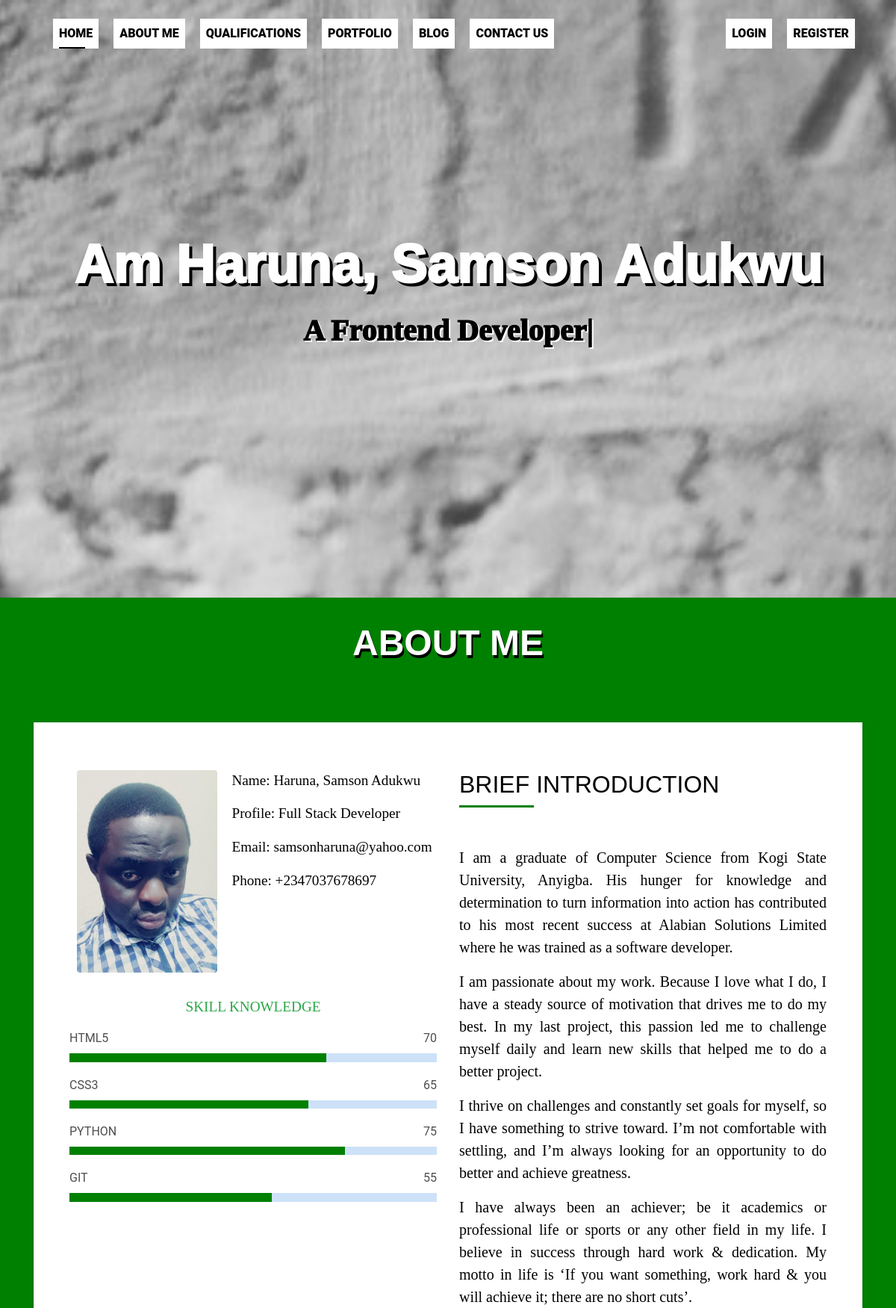
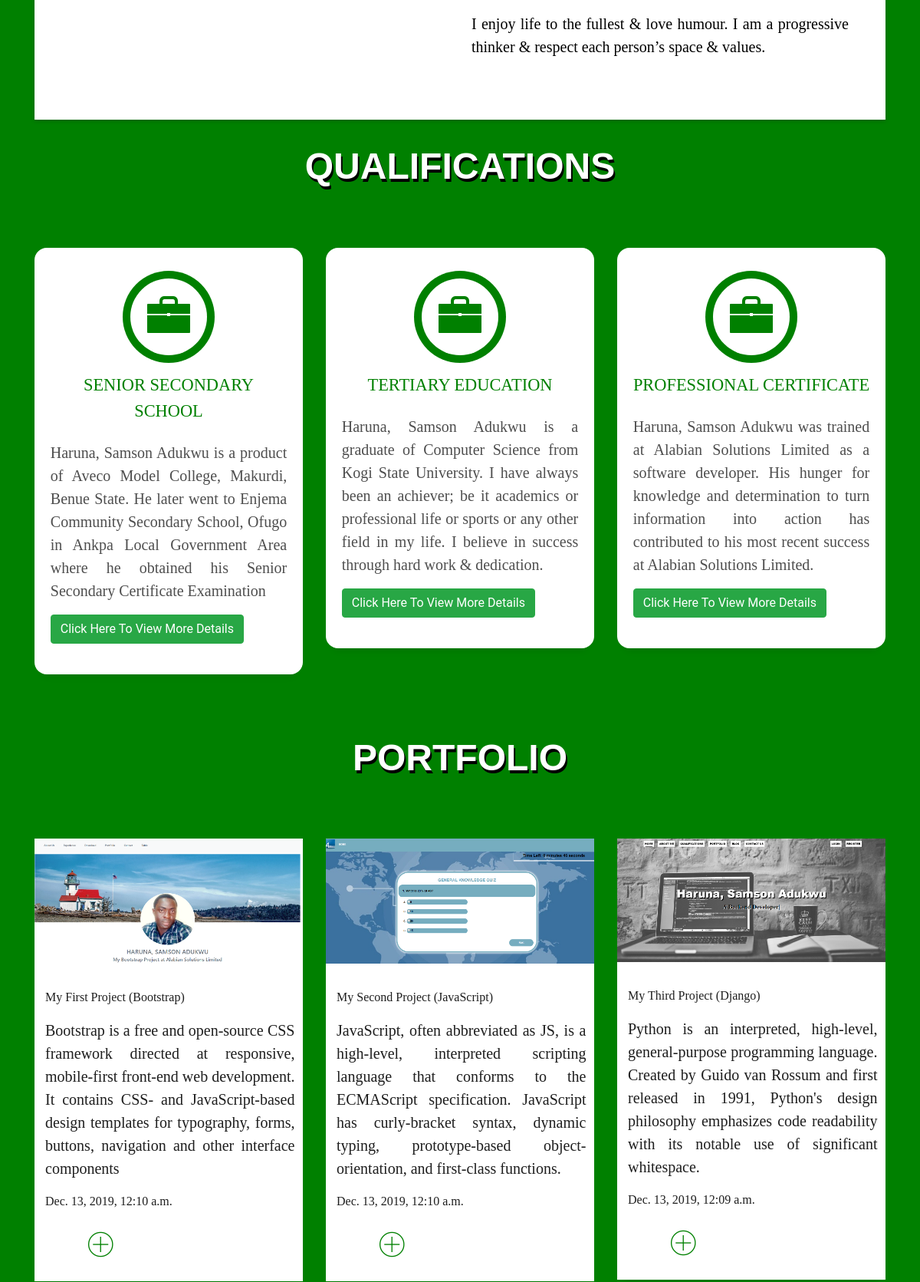
The page / (upper part) on the database its author committed (2 pictures, top to bottom).
### frontend_app/models.py (models this page shows, shortened)
class Home(models.Model):
	background_img = models.ImageField(verbose_name = 'Background Image', blank=True, null=True)
	name = models.CharField(verbose_name = 'Profile Name', max_length=100, default=None)
	home_desc = models.CharField(verbose_name = 'Home Description', max_length=200)

class About(models.Model):
	about_img = models.ImageField(verbose_name = 'Background Image', blank=True, null=True)
	name = models.CharField(verbose_name = 'Full Name', max_length=100, default=None)
	about_desc = models.CharField(verbose_name = 'About Description', max_length=100)
	email = models.EmailField(default=None, max_length=254, blank=False, unique=True,
		        error_messages={'required': 'Please provide your email address.',
		                        'unique': 'An account with this email exist.'},)
	phone_number = models.CharField(verbose_name = 'Mobile Number' , blank=True, null=True, max_length=20)
	about_cont = models.TextField(verbose_name = 'About Content')
	HTML5 = models.CharField(verbose_name = 'HTML5' , blank=True, null=True, max_length=3)
	CSS3 = models.CharField(verbose_name = 'CSS3' , blank=True, null=True, max_length=3)
	PYTHON = models.CharField(verbose_name = 'PHYHON' , blank=True, null=True, max_length=3)
	GIT = models.CharField(verbose_name = 'GIT' , blank=True, null=True, max_length=3)

class Qualification(models.Model):
	qualification_title = models.CharField(verbose_name='Qualification Description', max_length=100, default=None)
	qualification_desc = models.TextField(verbose_name='Qualification Content')

class Portfolio(models.Model):
	portfolio_img = models.ImageField(verbose_name = 'Portfolio Image', blank=True, null=True)
	portfolio_title = models.CharField(verbose_name='Portfolio Title', max_length=100)
	portfolio_desc = models.TextField(verbose_name='Portfolio Description')
	last_edited = models.DateTimeField(auto_now = True)

### frontend_app/views.py (the view)
# urls.py: path('', views.index, name='index'),
def index(request):
	show_home = Home.objects.all()
	show_about = About.objects.all()
	show_qualification = Qualification.objects.all()
	show_portfolio = Portfolio.objects.all()
	index_dict = {
		'home_list':show_home,
		'about_list':show_about,
		'qualification_list':show_qualification,
		'portfolio_list':show_portfolio,
	}
	return render(request, 'frontend_app/index.html', context=index_dict)

### templates/frontend_app/index.html (shortened to what this page needs)
{% extends 'frontend_app/base.html' %}
{% load static %}
{% block content %}
  {% for home in home_list %}
  <div id="home" class="intro route bg-image" style="background-image: url({{home.background_img.url}})">
    <div class="overlay-itro"></div>
    <div class="intro-content display-table">
      <div class="table-cell">
        <div class="container">
           <h1 class="intro-title mb-3">{{home.name}}</h1>
          <p class="intro-subtitle"><span class="text-slider-items">{{home.home_desc}}</span><strong class="text-slider"></strong></p>
        </div>
      </div>
    </div>
  </div>
  {% endfor %}
  <section id="about" class="about-mf sect-pt4 route">
    <div class="title-box text-center">
      <h3 class="title-a">
      ABOUT ME
      </h3>
      <div class="line-mf"></div>
    </div>
     <div class="container">
      <div class="row">
        <div class="col-sm-12">
          <div class="box-shadow-full">
            <div class="row">
            {% if about_list %}
                {% for about in about_list %}
              <div class="col-md-6">
                <div class="row">
                  <div class="col-sm-6 col-md-5">
                    <div class="about-img">
                      <img src="{{about.about_img.url}}" class="img-fluid rounded b-shadow-a" alt="">
                    </div>
                  </div>
                  <div class="col-sm-6 col-md-7">
                    <div class="about-info">
                      <p><span class="title-s">Name: </span> <span class="title-s">{{about.name}}</span></p>
                      <p><span class="title-s">Profile: </span> <span class="title-s">{{ about.about_desc }}</span></p>
                      <p><span class="title-s">Email: </span> <span class="title-s">{{about.email}}</span></p>
                      <p><span class="title-s">Phone: </span> <span class="title-s">{{about.phone_number}}</span></p>
                    </div>
                  </div>
                </div>
                <div class="skill-mf">
                  <p class="title-s text-success text-center"><strong>SKILL KNOWLEDGE</strong></p>
                  <span>HTML5</span> <span class="pull-right">{{about.HTML5}}</span>
                  <div class="progress">
                    <div class="progress-bar" role="progressbar" style="width: {{about.HTML5}}%;" aria-valuenow="{{about.HTML5}}" aria-valuemin="0"
                      aria-valuemax="100"></div>
                  </div>
                  <span>CSS3</span> <span class="pull-right">{{about.CSS3}}</span>
                  <div class="progress">
                    <div class="progress-bar" role="progressbar" style="width: {{about.CSS3}}%;" aria-valuenow="{{about.CSS3}}" aria-valuemin="0"
                      aria-valuemax="100"></div>
                  </div>
                  <span>PYTHON</span> <span class="pull-right">{{about.PYTHON}}</span>
                  <div class="progress">
                    <div class="progress-bar" role="progressbar" style="width: {{about.PYTHON}}%;" aria-valuenow="{{about.PYTHON}}" aria-valuemin="0"
                      aria-valuemax="100"></div>
                  </div>
                  <span>GIT</span> <span class="pull-right">{{about.GIT}}</span>
                  <div class="progress">
                    <div class="progress-bar" role="progressbar" style="width: {{about.GIT}}%;" aria-valuenow="{{about.GIT}}" aria-valuemin="0"
                      aria-valuemax="100"></div>
                  </div>
                </div>
              </div>
              <div class="col-md-6">
                <div class="about-me pt-2 pt-md-0">
                  <div class="title-box-2">
                    <h5 class="title-left">
                      BRIEF INTRODUCTION
                    </h5>
                  </div>
                  <span class="lead para">{{about.about_cont | linebreaks}}</span>
                </div>
              </div>
              {% endfor %}
              {% else %}
              <p>Please Insert Content Here</p>
            {% endif %}
            </div>
          </div>
        </div>
      </div>
    </div>
  </section>
  <section id="qualifications" class="services-mf route">
    <div class="container">
      <div class="row">
        <div class="col-sm-12">
          <div class="title-box text-center">
            <h3 class="title-a">
            qualifications
            </h3>
            <div class="line-mf"></div>
          </div>
        </div>
      </div>
      <div class="row">
        {% if qualification_list %}
          {% for qualification in qualification_list %}
        <div class="col-md-4">
          <div class="service-box">
            <div class="service-ico">
              <span class="ico-circle"><i class="ion-briefcase"></i></span>
            </div>
            <div class="service-content">
              <p class="s-title">{{qualification.qualification_title}}</p>
              <p class="s-description para lead">{{qualification.qualification_desc}}</p>
               <a href="static/frontend_app/files/Haruna, Samson Adukwu CV.pdf" target="_blank" class="btn btn-success">Click Here To View More Details</a>
            </div>
          </div>
        </div>
          {% endfor %}
          {% else %}
          <p>Please Drop Content Here</p>
        {% endif %}
      </div>
    </div>
  </section>
  <section id="work" class="portfolio-mf sect-pt4 route">
    <div class="container">
      <div class="row">
        <div class="col-sm-12">
          <div class="title-box text-center">
            <h3 class="title-a">
              Portfolio
            </h3>
            <div class="line-mf"></div>
          </div>
        </div>
      </div>
      <div class="row">
      {% if portfolio_list %}
        {% for portfolio in portfolio_list %}
        <div class="col-md-4">
          <div class="work-box">
            <a href="{{portfolio.portfolio_img.url}}" data-lightbox="gallery-mf">
              <div class="work-img">
                <img src="{{portfolio.portfolio_img.url}}" alt="" class="img-fluid">
              </div>
              <div class="work-content">
                <div class="row">
                  <div class="col-sm-12">
                    <p class="s-description para">{{portfolio.portfolio_title}}</p>
                    <div class="s-description para">
                      <p class="s-description para lead">{{portfolio.portfolio_desc}}</p>
                      <p class="w-date"> {{portfolio.last_edited}}</p>
                    </div>
                  </div>
                  <div class="col-sm-4">
                    <div class="w-like">
                      <span class="ion-ios-plus-outline"></span>
                    </div>
                  </div>
                </div>
              </div>
            </a>
          </div>
        </div>
        {% endfor %}
        {% else %}
        <p>Please Insert Content Here</p>
      {% endif %}
      </div>
    </div>
  </section>
{% endblock %}

### templates/frontend_app/base.html (shortened to what this page needs)
{% load static %}
<!DOCTYPE html>
<html lang="en">
<head>
  <link href="{% static 'frontend_app/lib/bootstrap/css/bootstrap.min.css' %}" rel="stylesheet">
  <link href="{% static 'frontend_app/lib/font-awesome/css/font-awesome.min.css' %}" rel="stylesheet">
  <link href="{% static 'frontend_app/lib/animate/animate.min.css' %}" rel="stylesheet">
  <link href="{% static 'frontend_app/lib/ionicons/css/ionicons.min.css' %}" rel="stylesheet">
  <link href="{% static 'frontend_app/lib/owlcarousel/assets/owl.carousel.min.css' %}" rel="stylesheet">
  <link href="{% static 'frontend_app/lib/lightbox/css/lightbox.min.css' %}" rel="stylesheet">
  <link href="{% static 'frontend_app/css/style.css' %}" rel="stylesheet">
</head>
<body id="page-top">
  <nav class="navbar navbar-b navbar-trans navbar-expand-md fixed-top" id="mainNav">
    <div class="container">
      <div class="navbar-collapse collapse" id="navbarDefault">
        <ul class="navbar-nav">
          <li class="nav-item">
            <a class="nav-link js-scroll active" href="{% url 'index' %}#home">Home</a>
          </li>
          <li class="nav-item">
            <a class="nav-link js-scroll" href="{% url 'index' %}#about">ABOUT ME</a>
          </li>
          <li class="nav-item">
            <a class="nav-link js-scroll" href="{% url 'index' %}#qualifications">QUALIFICATIONS</a>
          </li>
          <li class="nav-item">
            <a class="nav-link js-scroll" href="{% url 'index' %}#work">PORTFOLIO</a>
          </li>
          <li class="nav-item">
            <a class="nav-link js-scroll" href="{% url 'frontend_app:blog' %}">BLOG</a>
          </li>
          <li class="nav-item">
            <a class="nav-link js-scroll" href="{% url 'frontend_app:contact' %}">CONTACT US</a>
          </li>
        </ul>
        <div class="navbar-collapse collapse justify-content-end" id="navbarDefault">
          <ul class="navbar-nav">
            <li class="nav-item">
              <a class="nav-link js-scroll" href = "{% url 'backend_app:login' %}">Login</a>
            </li>
            <li class="nav-item">
               <a class="nav-link js-scroll" href = "{% url 'backend_app:register' %}">Register</a>
            </li>
          </ul>
        </div>
      </div>
    </div>
  </nav>
  {% block content %}
  {% endblock %}

### rows shown on the page
Home: background_img (picture), name "Am Haruna, Samson Adukwu"
About: about_img (picture), name "Haruna, Samson Adukwu", about_desc "Full Stack Developer", email "samsonharuna@yahoo.com", phone_number "+2347037678697", HTML5 "70", CSS3 "65", PYTHON "75", GIT "55", about_cont "I am a graduate of Computer Science from Kogi State University, Anyigba. His hunger for knowledge and determination to turn information into action has contributed to his most recent success at Alabian Solutions Limited where he was trained as a software developer. I am passionate about my work. Because I love what I do, I have a steady source of motivation that drives me to do my best. In my last project, this passion led me to challenge myself daily and learn new skills that helped me to do a better project. I thrive on challenges and constantly set goals for myself, so I have something to strive toward. I’m not comfortable with settling, and I’m always looking for an opportunity to do…"
Qualification: qualification_title "SENIOR SECONDARY SCHOOL", qualification_desc "Haruna, Samson Adukwu is a product of Aveco Model College, Makurdi, Benue State. He later went to Enjema Community Secondary School, Ofugo in Ankpa Local Government Area where he obtained his Senior Secondary Certificate Examination"
Qualification: qualification_title "TERTIARY EDUCATION", qualification_desc "Haruna, Samson Adukwu is a graduate of Computer Science from Kogi State University. I have always been an achiever; be it academics or professional life or sports or any other field in my life. I believe in success through hard work & dedication."
Qualification: qualification_title "PROFESSIONAL CERTIFICATE", qualification_desc "Haruna, Samson Adukwu was trained at Alabian Solutions Limited as a software developer. His hunger for knowledge and determination to turn information into action has contributed to his most recent success at Alabian Solutions Limited."
Portfolio: portfolio_img (picture), portfolio_title "My First Project (Bootstrap)", portfolio_desc "Bootstrap is a free and open-source CSS framework directed at responsive, mobile-first front-end web development. It contains CSS- and JavaScript-based design templates for typography, forms, buttons, navigation and other interface components", last_edited "Dec. 13, 2019, 12:10 a.m."
Portfolio: portfolio_img (picture), portfolio_title "My Second Project (JavaScript)", portfolio_desc "JavaScript, often abbreviated as JS, is a high-level, interpreted scripting language that conforms to the ECMAScript specification. JavaScript has curly-bracket syntax, dynamic typing, prototype-based object-orientation, and first-class functions.", last_edited "Dec. 13, 2019, 12:10 a.m."
Portfolio: portfolio_img (picture), portfolio_title "My Third Project (Django)", portfolio_desc "Python is an interpreted, high-level, general-purpose programming language. Created by Guido van Rossum and first released in 1991, Python's design philosophy emphasizes code readability with its notable use of significant whitespace.", last_edited "Dec. 13, 2019, 12:09 a.m."
